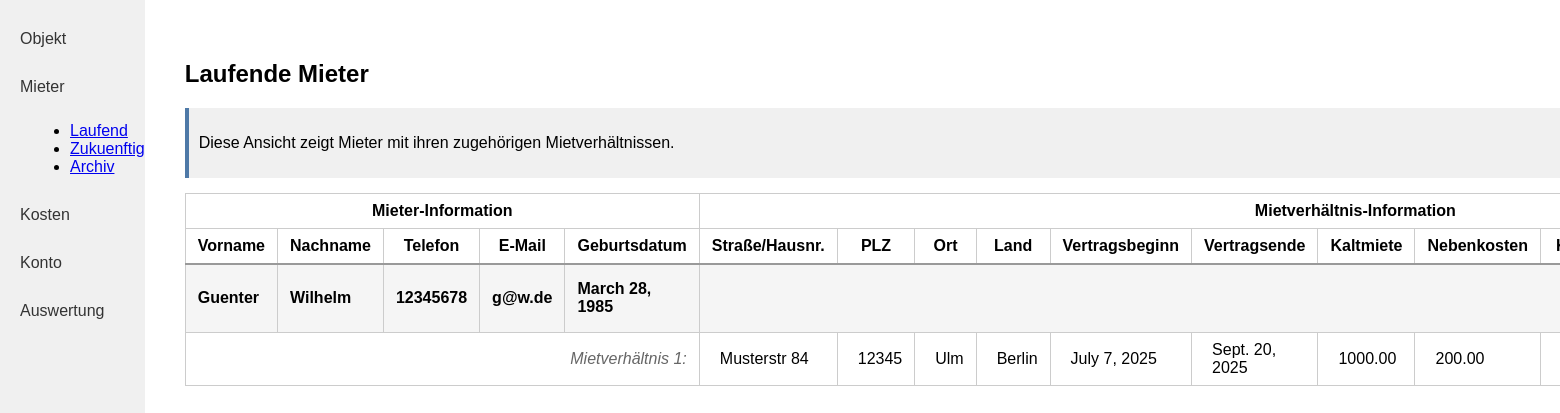
Page /mieter/laufend/ (signed in) on the earlier database version.
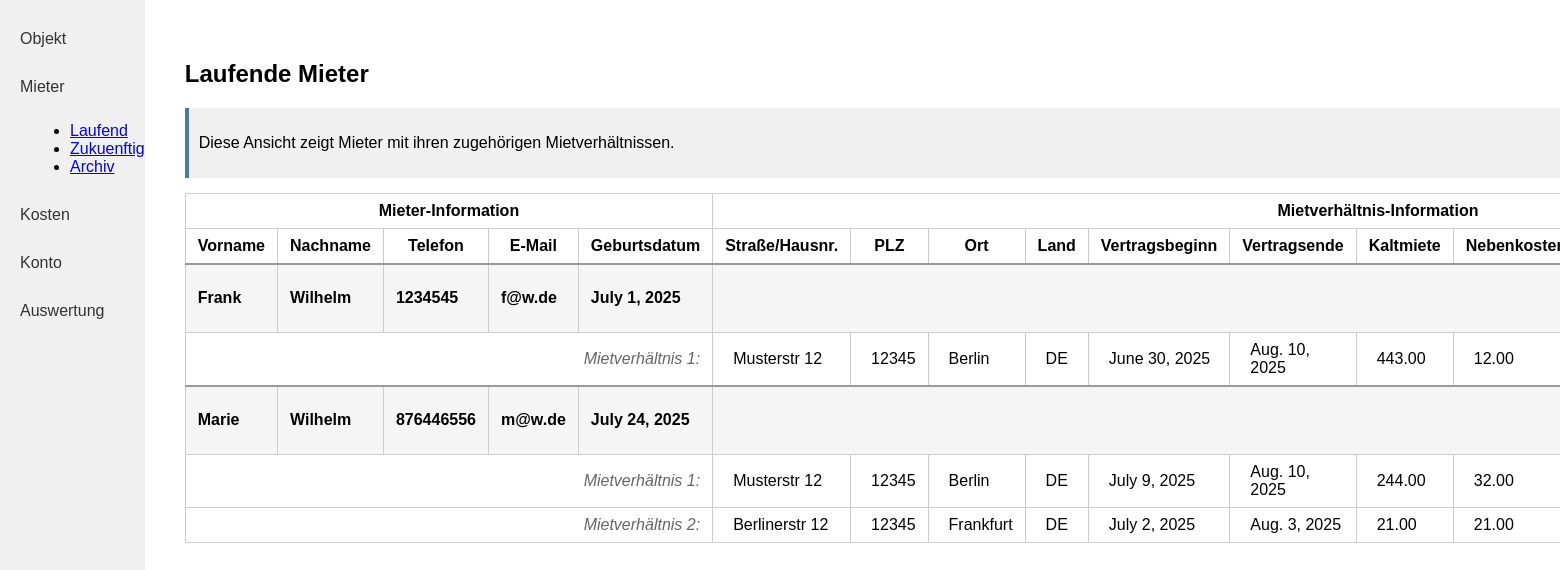
Same page on the later database version.
### kostenpruefung_mietobjekte_app/models.py (models this page shows, shortened)
class Mieter(models.Model):
    created_by = models.ForeignKey(User, on_delete=models.CASCADE, related_name="mieter_created", null=True, blank=True)
    vorname = models.CharField(max_length=255)
    nachname = models.CharField(max_length=255)
    telefon = models.CharField(max_length=100)
    e_mail = models.EmailField()
    geburtsdatum = models.DateField()

class Mietverhaeltnis(models.Model):
    created_by = models.ForeignKey(User, on_delete=models.CASCADE, related_name="mietverhaeltnis_created", null=True, blank=True)
    mieter = models.ForeignKey(Mieter, on_delete=models.CASCADE, related_name="mietverhaeltnisse")
    strasse_hausnummer = models.CharField(max_length=255)
    plz = models.CharField(max_length=10)
    ort = models.CharField(max_length=100)
    land = models.CharField(max_length=100)
    vertragsbeginn = models.DateField()
    vertragsende = models.DateField()
    kaltmiete = models.DecimalField(max_digits=10, decimal_places=2)
    nebenkosten = models.DecimalField(max_digits=10, decimal_places=2)
    kaution = models.DecimalField(max_digits=10, decimal_places=2)
    mietobjekte = models.ManyToManyField('Mietobjekt')
    mieteinheiten = models.ManyToManyField('Mieteinheit')
    @property
    def mietstatus(self):
        today = datetime.date.today()
        if self.vertragsbeginn > today:
            return "future"
        elif self.vertragsende < today:
            return "past"
        else:
            return "current"

### kostenpruefung_mietobjekte_app/views.py (the view)
# urls.py: path('mieter/laufend/', mieter_laufend, name='mieter_laufend'),
def mieter_laufend(request):
    today = timezone.now().date()
    mieter_with_current = Mieter.objects.filter(
        created_by=request.user,
        mietverhaeltnisse__vertragsbeginn__lte=today,
        mietverhaeltnisse__vertragsende__gte=today
    ).distinct().prefetch_related(
        Prefetch(
            'mietverhaeltnisse',
            queryset=Mietverhaeltnis.objects.filter(
                vertragsbeginn__lte=today,
                vertragsende__gte=today
            ).prefetch_related('mietobjekte', 'mieteinheiten')
        )
    )
    return render(request, 'kostenpruefung_mietobjekte_app/mieter_laufend.html', {'mieter': mieter_with_current})

### kostenpruefung_mietobjekte_app/templates/kostenpruefung_mietobjekte_app/mieter_laufend.html
{% include "kostenpruefung_mietobjekte_app/mieter_table.html" with heading="Laufende Mieter" %}

### kostenpruefung_mietobjekte_app/templates/kostenpruefung_mietobjekte_app/mieter_table.html (shortened to what this page needs)
{% load static %}
<!DOCTYPE html>
<html lang="de">
<head>
    <link rel="stylesheet" href="{% static 'kostenpruefung_mietobjekte_app/style.css' %}">
</head>
<body>
<div class="flex-container">
    <nav class="sidebar">
        <a class="sidebar-link" href="{% url 'objekt_index' %}">Objekt</a>
        <a class="sidebar-link" href="{% url 'mieter_laufend' %}">Mieter</a>
        <ul style="list-style-type: disc; margin-left: 30px; margin-bottom: 20px;">
            <li><a href="{% url 'mieter_laufend' %}">Laufend</a></li>
            <li><a href="{% url 'mieter_zukuenftig' %}">Zukuenftig</a></li>
            <li><a href="{% url 'mieter_archiv' %}">Archiv</a></li>
        </ul>
        <a class="sidebar-link" href="{% url 'rechnungen' %}">Kosten</a>
        <a class="sidebar-link" href="{% url 'konto' %}">Konto</a>
        <a class="sidebar-link" href="{% url 'auswertung' %}">Auswertung</a>
    </nav>
    <div class="main-content">
        <h2>{{ heading }}</h2>
        <div class="info-box" style="margin-bottom: 15px; padding: 10px; background-color: #f0f0f0; border-left: 4px solid #4e79a7;">
            <p>Diese Ansicht zeigt Mieter mit ihren zugehörigen Mietverhältnissen.</p>
        </div>
        <table class="object-table">
            <tr>
                <th colspan="5">Mieter-Information</th>
                <th colspan="12">Mietverhältnis-Information</th>
            </tr>
            <tr>
                <th>Vorname</th>
                <th>Nachname</th>
                <th>Telefon</th>
                <th>E-Mail</th>
                <th>Geburtsdatum</th>
                <th>Straße/Hausnr.</th>
                <th>PLZ</th>
                <th>Ort</th>
                <th>Land</th>
                <th>Vertragsbeginn</th>
                <th>Vertragsende</th>
                <th>Kaltmiete</th>
                <th>Nebenkosten</th>
                <th>Kaution</th>
            </tr>
            {% for m in mieter %}
            <tr class="mieter-row">
                <td>{{ m.vorname }}</td>
                <td>{{ m.nachname }}</td>
                <td>{{ m.telefon }}</td>
                <td>{{ m.e_mail }}</td>
                <td>{{ m.geburtsdatum }}</td>
                <td colspan="12" style="text-align: center;">
                </td>
            </tr>
            {% for mv in m.mietverhaeltnisse.all %}
            <tr class="mietverhaeltnis-row">
                <td colspan="5" style="text-align: right;">
                    <span class="lease-label">Mietverhältnis {{ forloop.counter }}:</span>
                </td>
                <td>{{ mv.strasse_hausnummer }}</td>
                <td>{{ mv.plz }}</td>
                <td>{{ mv.ort }}</td>
                <td>{{ mv.land }}</td>
                <td>{{ mv.vertragsbeginn }}</td>
                <td>{{ mv.vertragsende }}</td>
                <td>{{ mv.kaltmiete }}</td>
                <td>{{ mv.nebenkosten }}</td>
                <td>{{ mv.kaution }}</td>
            </tr>
            {% empty %}
            <tr class="mietverhaeltnis-empty-row">
                <td colspan="17" style="text-align: center; font-style: italic;">Keine Mietverhältnisse vorhanden</td>
            </tr>
            {% endfor %}
            {% empty %}
            <tr>
                <td colspan="17">Keine Mieter vorhanden.</td>
            </tr>
            {% endfor %}
        </table>
    </div>
</div>
</body>
</html>

Differences in the rows shown:
no longer on this page (row edited): Mieter: vorname "Guenter", nachname "Wilhelm", telefon "12345678", e_mail "g@w.de", geburtsdatum "March 28, 1985", Mietverhaeltnis (strasse_hausnummer "Musterstr 84", plz "12345", ort "Ulm", land "Berlin", vertragsbeginn "July 7, 2025", vertragsende "Sept. 20, 2025", kaltmiete "1000.00", nebenkosten "200.00")
added Mieter: vorname "Frank", nachname "Wilhelm", telefon "1234545", e_mail "f@w.de", geburtsdatum "July 1, 2025", Mietverhaeltnis (strasse_hausnummer "Musterstr 12", plz "12345", ort "Berlin", land "DE", vertragsbeginn "June 30, 2025", vertragsende "Aug. 10, 2025", kaltmiete "443.00", nebenkosten "12.00")
added Mieter: vorname "Marie", nachname "Wilhelm", telefon "876446556", e_mail "m@w.de", geburtsdatum "July 24, 2025"
added Mietverhaeltnis: strasse_hausnummer "Musterstr 12", plz "12345", ort "Berlin", land "DE", vertragsbeginn "July 9, 2025", vertragsende "Aug. 10, 2025", kaltmiete "244.00", nebenkosten "32.00", shown under "Marie"
added Mietverhaeltnis: strasse_hausnummer "Berlinerstr 12", plz "12345", ort "Frankfurt", land "DE", vertragsbeginn "July 2, 2025", vertragsende "Aug. 3, 2025", kaltmiete "21.00", nebenkosten "21.00", shown under "Marie"
